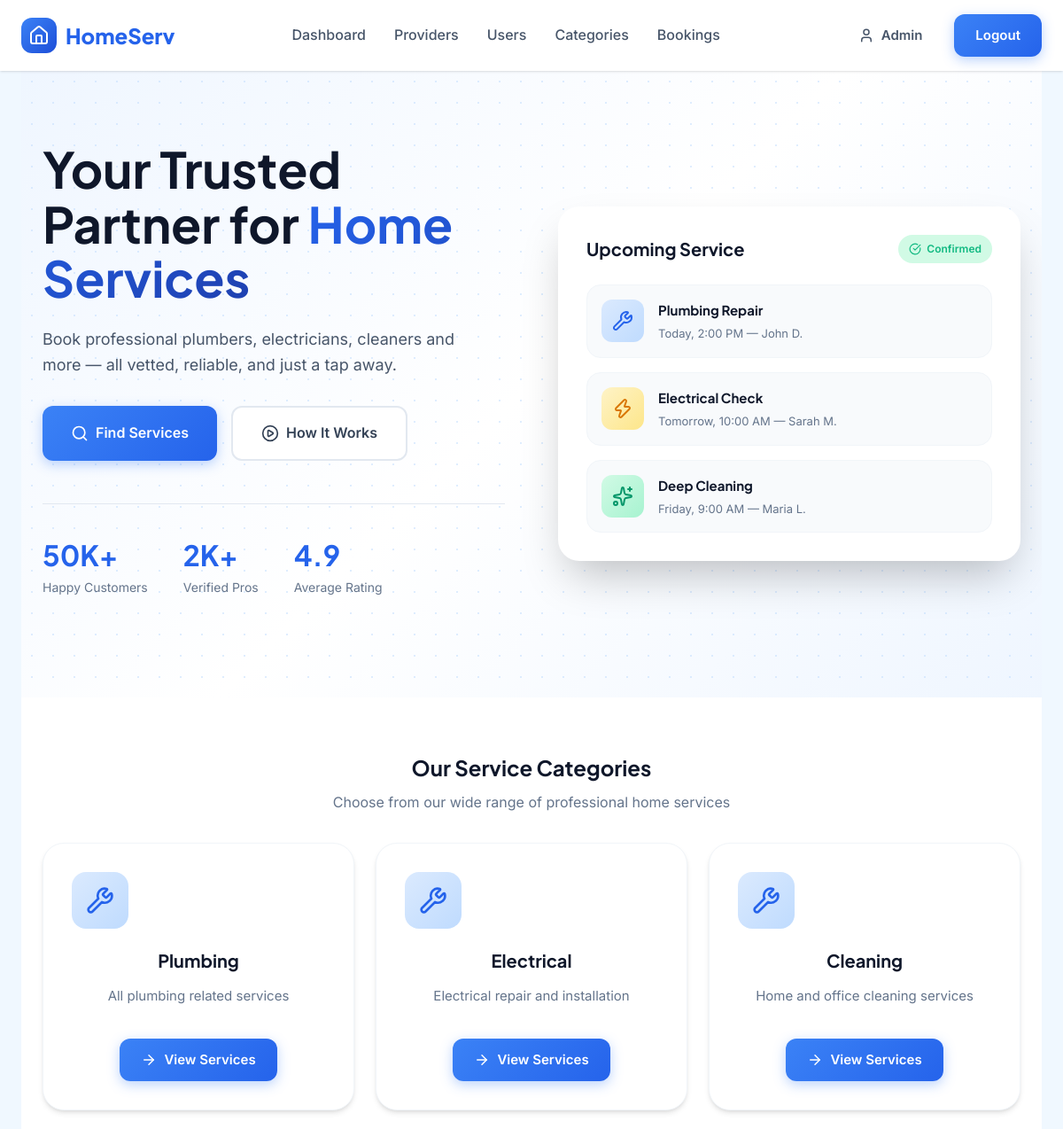
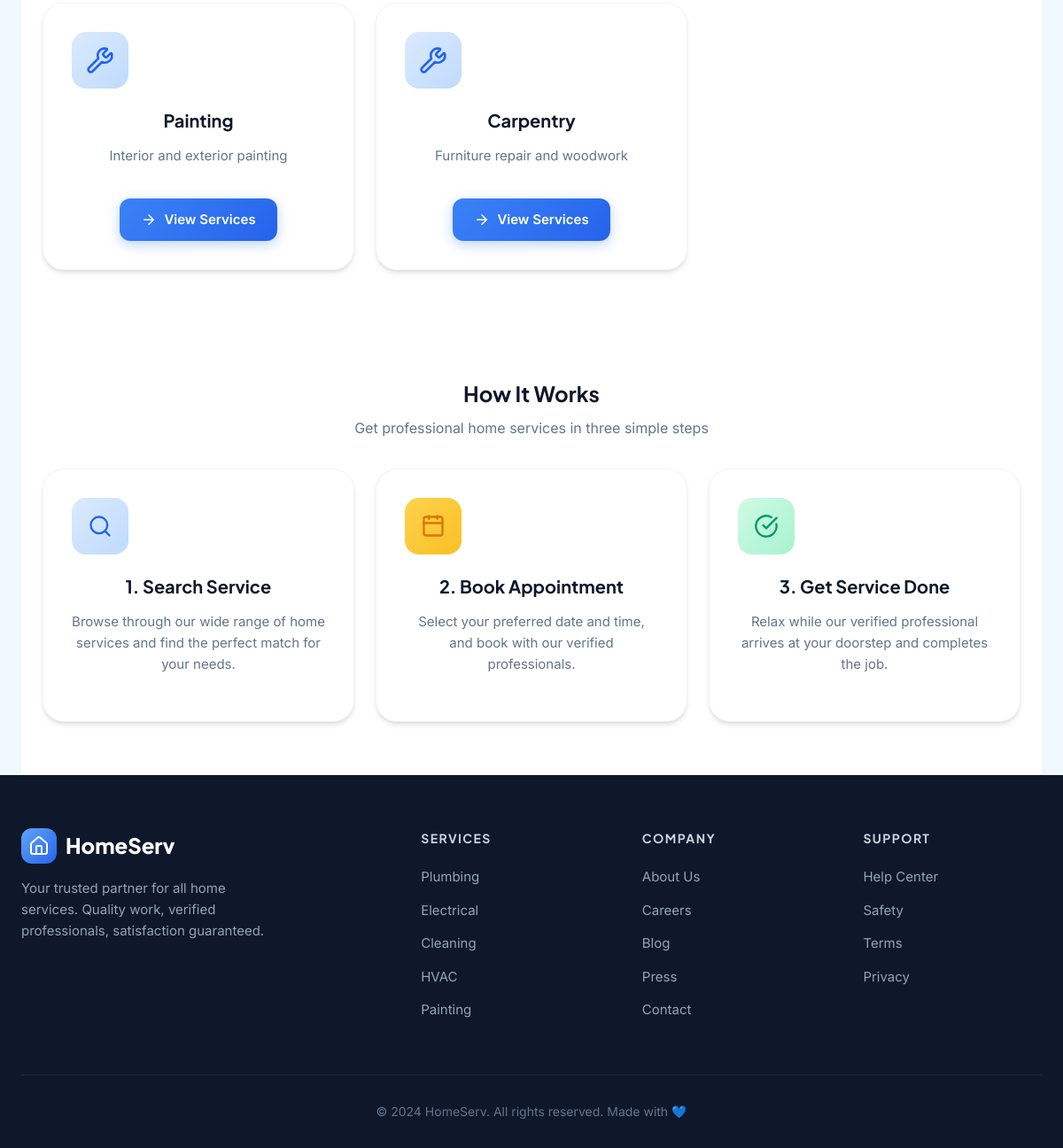
The page / (signed in) on the database its author committed (2 pictures, top to bottom).
### tables this page shows
CREATE TABLE `categories` (
  `id` int(11) NOT NULL,
  `name` varchar(100) NOT NULL,
  `description` text DEFAULT NULL,
  `image` varchar(255) DEFAULT NULL,
  `status` enum('active','inactive') DEFAULT 'active',
  `created_at` timestamp NOT NULL DEFAULT current_timestamp()
);

### index.php (the view, shortened to what this page needs)
<?php include 'includes/header.php'; ?>
<section class="hero">
    <div class="container">
        <div class="hero-content">
            <h1>Your Trusted Partner for <span>Home Services</span></h1>
            <p>Book professional plumbers, electricians, cleaners and more — all vetted, reliable, and just a tap away.</p>
            <div class="hero-actions">
                <a href="services.php" class="btn btn-primary btn-lg">
                    <i data-lucide="search" style="width:20px;height:20px"></i>
                    Find Services
                </a>
                <a href="how-it-works.php" class="btn btn-secondary btn-lg">
                    <i data-lucide="play-circle" style="width:20px;height:20px"></i>
                    How It Works
                </a>
            </div>
            <div class="hero-stats">
                <div class="stat">
                    <h3>50K+</h3>
                    <p>Happy Customers</p>
                </div>
                <div class="stat">
                    <h3>2K+</h3>
                    <p>Verified Pros</p>
                </div>
                <div class="stat">
                    <h3>4.9</h3>
                    <p>Average Rating</p>
                </div>
            </div>
        </div>
        <div class="hero-image">
            <div class="hero-card">
                <div class="hero-card-header">
                    <h3 class="hero-card-title">Upcoming Service</h3>
                    <span class="status-badge">
                        <i data-lucide="check-circle" style="width:14px;height:14px"></i>
                        Confirmed
                    </span>
                </div>
                <div class="service-preview">
                    <div class="service-preview-item">
                        <div class="service-preview-icon">
                            <i data-lucide="wrench" style="width:24px;height:24px"></i>
                        </div>
                        <div class="service-preview-info">
                            <h4>Plumbing Repair</h4>
                            <p>Today, 2:00 PM — John D.</p>
                        </div>
                    </div>
                    <div class="service-preview-item">
                        <div class="service-preview-icon" style="background: linear-gradient(135deg, #FEF3C7 0%, #FDE68A 100%); color: var(--accent-600);">
                            <i data-lucide="zap" style="width:24px;height:24px"></i>
                        </div>
                        <div class="service-preview-info">
                            <h4>Electrical Check</h4>
                            <p>Tomorrow, 10:00 AM — Sarah M.</p>
                        </div>
                    </div>
                    <div class="service-preview-item">
                        <div class="service-preview-icon" style="background: linear-gradient(135deg, #D1FAE5 0%, #A7F3D0 100%); color: #059669;">
                            <i data-lucide="sparkles" style="width:24px;height:24px"></i>
                        </div>
                        <div class="service-preview-info">
                            <h4>Deep Cleaning</h4>
                            <p>Friday, 9:00 AM — Maria L.</p>
                        </div>
                    </div>
                </div>
            </div>
        </div>
    </div>
</section>
<section style="background: white;">
    <div class="container">
        <h2 class="section-title text-center">Our Service Categories</h2>
        <p class="section-subtitle text-center">Choose from our wide range of professional home services</p>
        <div class="services-grid" style="grid-template-columns: repeat(auto-fit, minmax(300px, 1fr));">
            <?php
            $query = "SELECT * FROM categories WHERE status = 'active' LIMIT 6";
            $result = mysqli_query($conn, $query);
            if(mysqli_num_rows($result) > 0):
                while ($category = mysqli_fetch_assoc($result)):
            ?>
            <div class="service-card text-center">
                <div class="service-icon" style="background: linear-gradient(135deg, var(--primary-100) 0%, var(--primary-200) 100%);">
                    <i data-lucide="wrench" style="width:32px;height:32px"></i>
                </div>
                <h3><?php echo $category['name']; ?></h3>
                <p><?php echo $category['description']; ?></p>
                <a href="services.php?category=<?php echo $category['id']; ?>" class="btn btn-primary" style="margin-top: 16px;">
                    <i data-lucide="arrow-right" style="width:18px;height:18px"></i>
                    View Services
                </a>
            </div>
            <?php
                endwhile;
            endif; ?>
        </div>
    </div>
</section>
<section style="background: white;">
    <div class="container">
        <h2 class="section-title text-center">How It Works</h2>
        <p class="section-subtitle text-center">Get professional home services in three simple steps</p>
        <div class="services-grid" style="grid-template-columns: repeat(auto-fit, minmax(250px, 1fr));">
            <div class="service-card text-center">
                <div class="service-icon" style="background: linear-gradient(135deg, var(--primary-100) 0%, var(--primary-200) 100%);">
                    <i data-lucide="search" style="width:28px;height:28px"></i>
                </div>
                <h3>1. Search Service</h3>
                <p>Browse through our wide range of home services and find the perfect match for your needs.</p>
            </div>
            <div class="service-card text-center">
                <div class="service-icon" style="background: linear-gradient(135deg, var(--accent-300) 0%, var(--accent-400) 100%); color: var(--accent-600);">
                    <i data-lucide="calendar" style="width:28px;height:28px"></i>
                </div>
                <h3>2. Book Appointment</h3>
                <p>Select your preferred date and time, and book with our verified professionals.</p>
            </div>
            <div class="service-card text-center">
                <div class="service-icon" style="background: linear-gradient(135deg, var(--success-100) 0%, #A7F3D0 100%); color: #059669;">
                    <i data-lucide="check-circle" style="width:28px;height:28px"></i>
                </div>
                <h3>3. Get Service Done</h3>
                <p>Relax while our verified professional arrives at your doorstep and completes the job.</p>
            </div>
        </div>
    </div>
</section>
<?php include 'includes/footer.php'; ?>

### rows shown on the page
categories: name "Plumbing", description "All plumbing related services"
categories: name "Electrical", description "Electrical repair and installation"
categories: name "Cleaning", description "Home and office cleaning services"
categories: name "Painting", description "Interior and exterior painting"
categories: name "Carpentry", description "Furniture repair and woodwork"

### other values the page prints
$_SESSION['name'] "Admin"
